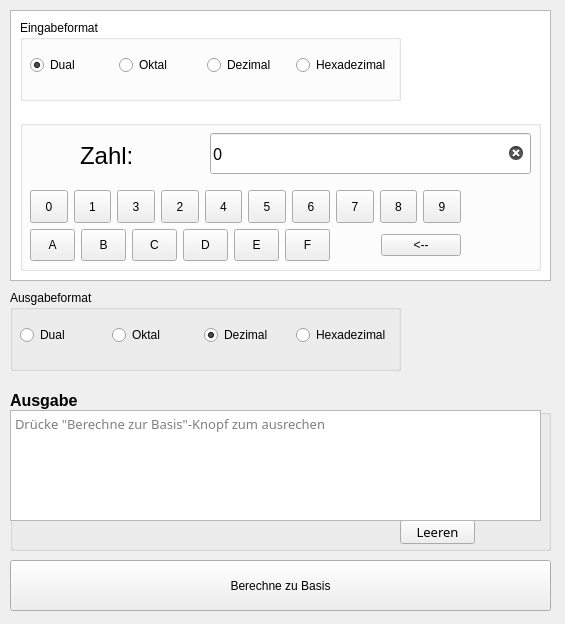
<?xml version="1.0" encoding="UTF-8"?>
<ui version="4.0">
 <class>FormatRechner</class>
 <widget class="QMainWindow" name="FormatRechner">
  <property name="geometry">
   <rect>
    <x>0</x>
    <y>0</y>
    <width>565</width>
    <height>624</height>
   </rect>
  </property>
  <property name="sizePolicy">
   <sizepolicy hsizetype="Expanding" vsizetype="Expanding">
    <horstretch>0</horstretch>
    <verstretch>0</verstretch>
   </sizepolicy>
  </property>
  <property name="windowTitle">
   <string>FormatRechner</string>
  </property>
  <widget class="QWidget" name="centralwidget">
   <property name="sizePolicy">
    <sizepolicy hsizetype="Expanding" vsizetype="Expanding">
     <horstretch>0</horstretch>
     <verstretch>0</verstretch>
    </sizepolicy>
   </property>
   <property name="autoFillBackground">
    <bool>false</bool>
   </property>
   <widget class="QGroupBox" name="groupBox_3">
    <property name="geometry">
     <rect>
      <x>10</x>
      <y>390</y>
      <width>541</width>
      <height>161</height>
     </rect>
    </property>
    <property name="font">
     <font>
      <pointsize>12</pointsize>
      <italic>false</italic>
      <bold>true</bold>
      <underline>false</underline>
      <strikeout>false</strikeout>
      <kerning>true</kerning>
     </font>
    </property>
    <property name="title">
     <string>Ausgabe</string>
    </property>
    <widget class="QPushButton" name="pushButton">
     <property name="geometry">
      <rect>
       <x>390</x>
       <y>130</y>
       <width>75</width>
       <height>24</height>
      </rect>
     </property>
     <property name="font">
      <font>
       <family>Source Code Pro</family>
       <pointsize>10</pointsize>
       <italic>false</italic>
       <bold>false</bold>
       <underline>false</underline>
       <strikeout>false</strikeout>
       <kerning>true</kerning>
      </font>
     </property>
     <property name="text">
      <string>Leeren</string>
     </property>
    </widget>
    <widget class="QTextEdit" name="output">
     <property name="geometry">
      <rect>
       <x>0</x>
       <y>20</y>
       <width>531</width>
       <height>111</height>
      </rect>
     </property>
     <property name="font">
      <font>
       <family>Source Code Pro</family>
       <pointsize>10</pointsize>
       <italic>false</italic>
       <bold>false</bold>
       <underline>false</underline>
       <strikeout>false</strikeout>
       <kerning>true</kerning>
      </font>
     </property>
     <property name="undoRedoEnabled">
      <bool>false</bool>
     </property>
     <property name="readOnly">
      <bool>true</bool>
     </property>
     <property name="placeholderText">
      <string>Drücke &quot;Berechne zur Basis&quot;-Knopf zum ausrechen</string>
     </property>
    </widget>
   </widget>
   <widget class="QPushButton" name="btnCalc">
    <property name="geometry">
     <rect>
      <x>10</x>
      <y>560</y>
      <width>541</width>
      <height>51</height>
     </rect>
    </property>
    <property name="text">
     <string>Berechne zu Basis</string>
    </property>
   </widget>
   <widget class="QGroupBox" name="groupBox">
    <property name="geometry">
     <rect>
      <x>20</x>
      <y>20</y>
      <width>381</width>
      <height>81</height>
     </rect>
    </property>
    <property name="title">
     <string>Eingabeformat</string>
    </property>
    <widget class="QWidget" name="horizontalLayoutWidget">
     <property name="geometry">
      <rect>
       <x>10</x>
       <y>20</y>
       <width>361</width>
       <height>51</height>
      </rect>
     </property>
     <layout class="QHBoxLayout" name="horizontalLayout">
      <item>
       <widget class="QRadioButton" name="cbDual">
        <property name="text">
         <string>Dual</string>
        </property>
        <property name="checked">
         <bool>true</bool>
        </property>
       </widget>
      </item>
      <item>
       <widget class="QRadioButton" name="cbOct">
        <property name="text">
         <string>Oktal</string>
        </property>
       </widget>
      </item>
      <item>
       <widget class="QRadioButton" name="cbDec">
        <property name="text">
         <string>Dezimal</string>
        </property>
       </widget>
      </item>
      <item>
       <widget class="QRadioButton" name="cbHex">
        <property name="text">
         <string>Hexadezimal</string>
        </property>
       </widget>
      </item>
     </layout>
    </widget>
   </widget>
   <widget class="QGroupBox" name="groupBox_2">
    <property name="geometry">
     <rect>
      <x>10</x>
      <y>290</y>
      <width>391</width>
      <height>81</height>
     </rect>
    </property>
    <property name="sizePolicy">
     <sizepolicy hsizetype="Expanding" vsizetype="Expanding">
      <horstretch>0</horstretch>
      <verstretch>0</verstretch>
     </sizepolicy>
    </property>
    <property name="title">
     <string>Ausgabeformat</string>
    </property>
    <widget class="QWidget" name="horizontalLayoutWidget_2">
     <property name="geometry">
      <rect>
       <x>10</x>
       <y>20</y>
       <width>371</width>
       <height>51</height>
      </rect>
     </property>
     <layout class="QHBoxLayout" name="horizontalLayout_2">
      <item>
       <widget class="QRadioButton" name="cbDual_2">
        <property name="text">
         <string>Dual</string>
        </property>
        <property name="checked">
         <bool>false</bool>
        </property>
       </widget>
      </item>
      <item>
       <widget class="QRadioButton" name="cbOct_2">
        <property name="text">
         <string>Oktal</string>
        </property>
       </widget>
      </item>
      <item>
       <widget class="QRadioButton" name="cbDec_2">
        <property name="text">
         <string>Dezimal</string>
        </property>
        <property name="checked">
         <bool>true</bool>
        </property>
       </widget>
      </item>
      <item>
       <widget class="QRadioButton" name="cbHex_2">
        <property name="text">
         <string>Hexadezimal</string>
        </property>
       </widget>
      </item>
     </layout>
    </widget>
   </widget>
   <widget class="QGroupBox" name="groupBox_4">
    <property name="geometry">
     <rect>
      <x>20</x>
      <y>120</y>
      <width>521</width>
      <height>151</height>
     </rect>
    </property>
    <property name="title">
     <string/>
    </property>
    <widget class="QLabel" name="label">
     <property name="geometry">
      <rect>
       <x>60</x>
       <y>10</y>
       <width>111</width>
       <height>51</height>
      </rect>
     </property>
     <property name="font">
      <font>
       <pointsize>18</pointsize>
      </font>
     </property>
     <property name="text">
      <string>Zahl:</string>
     </property>
     <property name="textFormat">
      <enum>Qt::PlainText</enum>
     </property>
     <property name="indent">
      <number>0</number>
     </property>
    </widget>
    <widget class="QLineEdit" name="leInput">
     <property name="geometry">
      <rect>
       <x>190</x>
       <y>13</y>
       <width>321</width>
       <height>41</height>
      </rect>
     </property>
     <property name="font">
      <font>
       <family>Source Code Pro</family>
       <pointsize>12</pointsize>
      </font>
     </property>
     <property name="text">
      <string>0</string>
     </property>
     <property name="placeholderText">
      <string>Eingabezahl</string>
     </property>
     <property name="clearButtonEnabled">
      <bool>true</bool>
     </property>
    </widget>
    <widget class="QWidget" name="verticalLayoutWidget">
     <property name="geometry">
      <rect>
       <x>10</x>
       <y>70</y>
       <width>431</width>
       <height>71</height>
      </rect>
     </property>
     <layout class="QVBoxLayout" name="verticalLayout">
      <item>
       <layout class="QHBoxLayout" name="horizontalLayout_5">
        <item>
         <widget class="QToolButton" name="btntxt_0">
          <property name="sizePolicy">
           <sizepolicy hsizetype="Expanding" vsizetype="Expanding">
            <horstretch>0</horstretch>
            <verstretch>0</verstretch>
           </sizepolicy>
          </property>
          <property name="text">
           <string>0</string>
          </property>
         </widget>
        </item>
        <item>
         <widget class="QToolButton" name="btntxt_1">
          <property name="sizePolicy">
           <sizepolicy hsizetype="Expanding" vsizetype="Expanding">
            <horstretch>0</horstretch>
            <verstretch>0</verstretch>
           </sizepolicy>
          </property>
          <property name="text">
           <string>1</string>
          </property>
         </widget>
        </item>
        <item>
         <widget class="QToolButton" name="btntxt_3">
          <property name="sizePolicy">
           <sizepolicy hsizetype="Expanding" vsizetype="Expanding">
            <horstretch>0</horstretch>
            <verstretch>0</verstretch>
           </sizepolicy>
          </property>
          <property name="text">
           <string>3</string>
          </property>
         </widget>
        </item>
        <item>
         <widget class="QToolButton" name="btntxt_2">
          <property name="sizePolicy">
           <sizepolicy hsizetype="Expanding" vsizetype="Expanding">
            <horstretch>0</horstretch>
            <verstretch>0</verstretch>
           </sizepolicy>
          </property>
          <property name="text">
           <string>2</string>
          </property>
         </widget>
        </item>
        <item>
         <widget class="QToolButton" name="btntxt_4">
          <property name="sizePolicy">
           <sizepolicy hsizetype="Expanding" vsizetype="Expanding">
            <horstretch>0</horstretch>
            <verstretch>0</verstretch>
           </sizepolicy>
          </property>
          <property name="text">
           <string>4</string>
          </property>
         </widget>
        </item>
        <item>
         <widget class="QToolButton" name="btntxt_5">
          <property name="sizePolicy">
           <sizepolicy hsizetype="Expanding" vsizetype="Expanding">
            <horstretch>0</horstretch>
            <verstretch>0</verstretch>
           </sizepolicy>
          </property>
          <property name="text">
           <string>5</string>
          </property>
         </widget>
        </item>
        <item>
         <widget class="QToolButton" name="btntxt_6">
          <property name="sizePolicy">
           <sizepolicy hsizetype="Expanding" vsizetype="Expanding">
            <horstretch>0</horstretch>
            <verstretch>0</verstretch>
           </sizepolicy>
          </property>
          <property name="text">
           <string>6</string>
          </property>
         </widget>
        </item>
        <item>
         <widget class="QToolButton" name="btntxt_7">
          <property name="sizePolicy">
           <sizepolicy hsizetype="Expanding" vsizetype="Expanding">
            <horstretch>0</horstretch>
            <verstretch>0</verstretch>
           </sizepolicy>
          </property>
          <property name="text">
           <string>7</string>
          </property>
         </widget>
        </item>
        <item>
         <widget class="QToolButton" name="btntxt_8">
          <property name="sizePolicy">
           <sizepolicy hsizetype="Expanding" vsizetype="Expanding">
            <horstretch>0</horstretch>
            <verstretch>0</verstretch>
           </sizepolicy>
          </property>
          <property name="text">
           <string>8</string>
          </property>
         </widget>
        </item>
        <item>
         <widget class="QToolButton" name="btntxt_9">
          <property name="sizePolicy">
           <sizepolicy hsizetype="Expanding" vsizetype="Expanding">
            <horstretch>0</horstretch>
            <verstretch>0</verstretch>
           </sizepolicy>
          </property>
          <property name="text">
           <string>9</string>
          </property>
         </widget>
        </item>
       </layout>
      </item>
      <item>
       <layout class="QHBoxLayout" name="horizontalLayout_6">
        <item>
         <widget class="QToolButton" name="btntxt_a">
          <property name="sizePolicy">
           <sizepolicy hsizetype="Expanding" vsizetype="Expanding">
            <horstretch>0</horstretch>
            <verstretch>0</verstretch>
           </sizepolicy>
          </property>
          <property name="text">
           <string>A</string>
          </property>
         </widget>
        </item>
        <item>
         <widget class="QToolButton" name="btntxt_b">
          <property name="sizePolicy">
           <sizepolicy hsizetype="Expanding" vsizetype="Expanding">
            <horstretch>0</horstretch>
            <verstretch>0</verstretch>
           </sizepolicy>
          </property>
          <property name="text">
           <string>B</string>
          </property>
         </widget>
        </item>
        <item>
         <widget class="QToolButton" name="btntxt_c">
          <property name="sizePolicy">
           <sizepolicy hsizetype="Expanding" vsizetype="Expanding">
            <horstretch>0</horstretch>
            <verstretch>0</verstretch>
           </sizepolicy>
          </property>
          <property name="text">
           <string>C</string>
          </property>
         </widget>
        </item>
        <item>
         <widget class="QToolButton" name="btntxt_d">
          <property name="sizePolicy">
           <sizepolicy hsizetype="Expanding" vsizetype="Expanding">
            <horstretch>0</horstretch>
            <verstretch>0</verstretch>
           </sizepolicy>
          </property>
          <property name="text">
           <string>D</string>
          </property>
         </widget>
        </item>
        <item>
         <widget class="QToolButton" name="btntxt_e">
          <property name="sizePolicy">
           <sizepolicy hsizetype="Expanding" vsizetype="Expanding">
            <horstretch>0</horstretch>
            <verstretch>0</verstretch>
           </sizepolicy>
          </property>
          <property name="text">
           <string>E</string>
          </property>
         </widget>
        </item>
        <item>
         <widget class="QToolButton" name="btntxt_f">
          <property name="sizePolicy">
           <sizepolicy hsizetype="Expanding" vsizetype="Expanding">
            <horstretch>0</horstretch>
            <verstretch>0</verstretch>
           </sizepolicy>
          </property>
          <property name="text">
           <string>F</string>
          </property>
         </widget>
        </item>
        <item>
         <spacer name="horizontalSpacer_2">
          <property name="orientation">
           <enum>Qt::Horizontal</enum>
          </property>
          <property name="sizeHint" stdset="0">
           <size>
            <width>40</width>
            <height>20</height>
           </size>
          </property>
         </spacer>
        </item>
        <item>
         <widget class="QPushButton" name="btn_txtdel">
          <property name="text">
           <string>&lt;--</string>
          </property>
         </widget>
        </item>
       </layout>
      </item>
     </layout>
    </widget>
   </widget>
   <widget class="QListView" name="listView">
    <property name="geometry">
     <rect>
      <x>10</x>
      <y>10</y>
      <width>541</width>
      <height>271</height>
     </rect>
    </property>
    <property name="sizePolicy">
     <sizepolicy hsizetype="Fixed" vsizetype="Fixed">
      <horstretch>0</horstretch>
      <verstretch>0</verstretch>
     </sizepolicy>
    </property>
   </widget>
   <zorder>listView</zorder>
   <zorder>btnCalc</zorder>
   <zorder>groupBox</zorder>
   <zorder>groupBox_2</zorder>
   <zorder>groupBox_3</zorder>
   <zorder>groupBox_4</zorder>
  </widget>
  <action name="actionallgemein">
   <property name="text">
    <string>Standard</string>
   </property>
  </action>
  <action name="actionDual">
   <property name="text">
    <string>Dual-</string>
   </property>
  </action>
  <action name="actionOktal">
   <property name="enabled">
    <bool>false</bool>
   </property>
   <property name="text">
    <string>Oktal-</string>
   </property>
  </action>
  <action name="actionHexa">
   <property name="enabled">
    <bool>false</bool>
   </property>
   <property name="text">
    <string>Dezimal-</string>
   </property>
  </action>
  <action name="actionHex">
   <property name="enabled">
    <bool>false</bool>
   </property>
   <property name="text">
    <string>Hex-</string>
   </property>
  </action>
  <action name="actionC_C">
   <property name="enabled">
    <bool>false</bool>
   </property>
   <property name="text">
    <string>C/C++</string>
   </property>
  </action>
  <action name="actionStack_Visualizer">
   <property name="enabled">
    <bool>false</bool>
   </property>
   <property name="text">
    <string>Stack-Visualizer</string>
   </property>
  </action>
 </widget>
 <resources/>
 <connections>
  <connection>
   <sender>pushButton</sender>
   <signal>clicked()</signal>
   <receiver>output</receiver>
   <slot>clear()</slot>
   <hints>
    <hint type="sourcelabel">
     <x>457</x>
     <y>503</y>
    </hint>
    <hint type="destinationlabel">
     <x>332</x>
     <y>460</y>
    </hint>
   </hints>
  </connection>
 </connections>
</ui>
